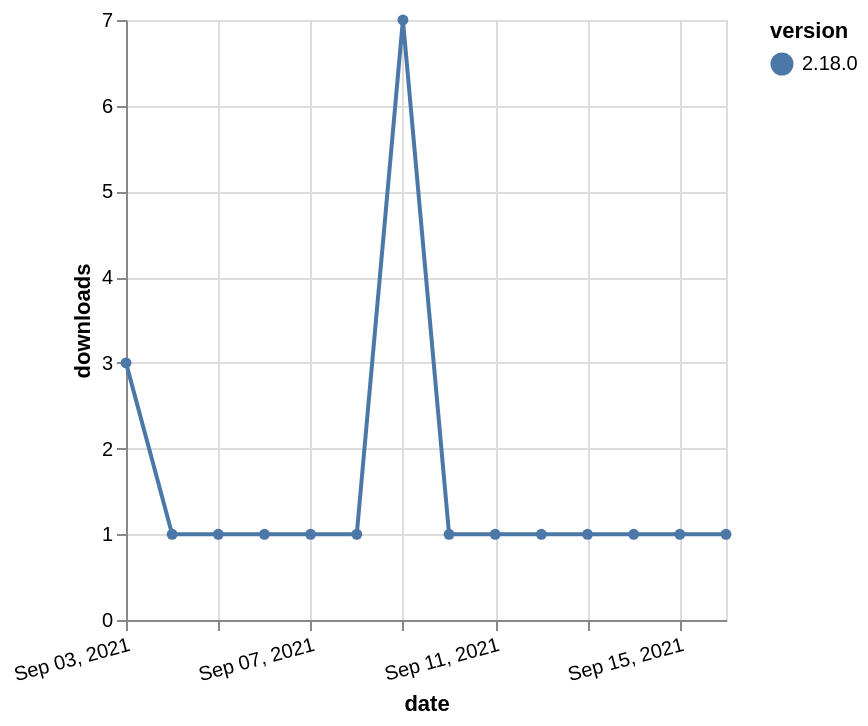

The Vega-Lite source for this figure:
### Vega-Lite specification from a JSON file in a GitHub repository (floating-point values rounded to 4 significant figures)
{"$schema": "https://vega.github.io/schema/vega-lite/v5.json", "description": "A simple bar chart with embedded data.", "data": {"values": [{"date": "2021-09-03", "total": 514, "delta": 3, "version": "2.18.0"}, {"date": "2021-09-04", "total": 515, "delta": 1, "version": "2.18.0"}, {"date": "2021-09-05", "total": 516, "delta": 1, "version": "2.18.0"}, {"date": "2021-09-06", "total": 517, "delta": 1, "version": "2.18.0"}, {"date": "2021-09-07", "total": 518, "delta": 1, "version": "2.18.0"}, {"date": "2021-09-08", "total": 519, "delta": 1, "version": "2.18.0"}, {"date": "2021-09-09", "total": 526, "delta": 7, "version": "2.18.0"}, {"date": "2021-09-10", "total": 527, "delta": 1, "version": "2.18.0"}, {"date": "2021-09-11", "total": 528, "delta": 1, "version": "2.18.0"}, {"date": "2021-09-12", "total": 529, "delta": 1, "version": "2.18.0"}, {"date": "2021-09-13", "total": 530, "delta": 1, "version": "2.18.0"}, {"date": "2021-09-14", "total": 531, "delta": 1, "version": "2.18.0"}, {"date": "2021-09-15", "total": 532, "delta": 1, "version": "2.18.0"}, {"date": "2021-09-16", "total": 533, "delta": 1, "version": "2.18.0"}]}, "width": "container", "mark": {"type": "line", "point": {"filled": true}}, "encoding": {"x": {"field": "date", "type": "temporal", "timeUnit": "yearmonthdate", "title": "date", "axis": {"labelAngle": -15}}, "y": {"field": "delta", "type": "quantitative", "title": "downloads"}, "color": {"field": "version", "type": "nominal"}, "tooltip": {"field": "delta"}}}
